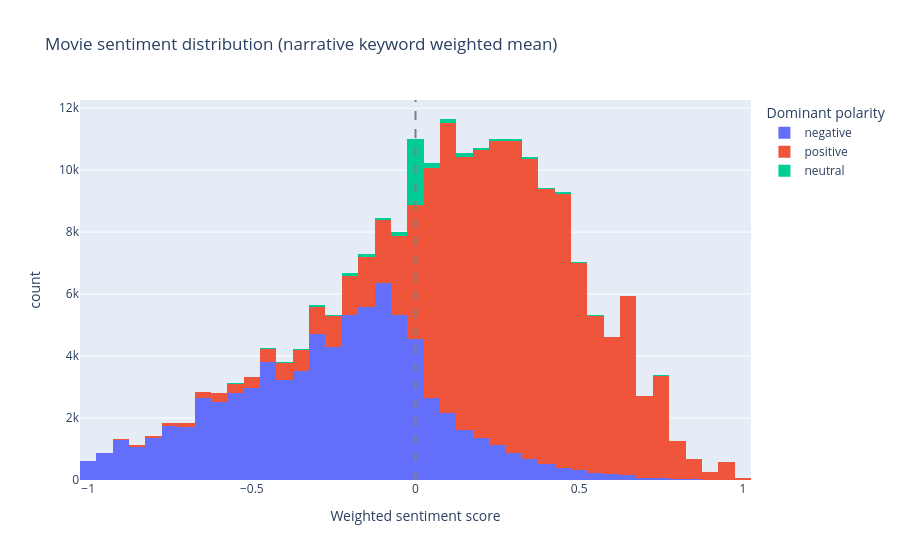

Notebook source saved alongside this figure:
### Code cell
fig = px.histogram(
    agg, x="sentiment_weighted", nbins=80,
    color="dominant_polarity",
    labels={"sentiment_weighted": "Weighted sentiment score", "dominant_polarity": "Dominant polarity"},
    title="Movie sentiment distribution (narrative keyword weighted mean)"
)
fig.add_vline(x=0, line_dash="dash", line_color="gray")
fig.show()

### Figure 1 — Plotly figure (JSON) as saved in the notebook; plotly's stock layout.template omitted (floating-point values rounded to 4 significant figures; data arrays with more than 128 entries replaced by an {"elided": "..."} marker saying what was removed)
{"data": [{"bingroup": "x", "hovertemplate": "Dominant polarity=negative<br>Weighted sentiment score=%{x}<br>count=%{y}<extra></extra>", "legendgroup": "negative", "marker": {"color": "#636efa", "pattern": {"shape": ""}}, "name": "negative", "nbinsx": 80, "orientation": "v", "showlegend": true, "type": "histogram", "x": {"elided": "78671 float values"}, "xaxis": "x", "yaxis": "y"}, {"bingroup": "x", "hovertemplate": "Dominant polarity=positive<br>Weighted sentiment score=%{x}<br>count=%{y}<extra></extra>", "legendgroup": "positive", "marker": {"color": "#EF553B", "pattern": {"shape": ""}}, "name": "positive", "nbinsx": 80, "orientation": "v", "showlegend": true, "type": "histogram", "x": {"elided": "129739 float values"}, "xaxis": "x", "yaxis": "y"}, {"bingroup": "x", "hovertemplate": "Dominant polarity=neutral<br>Weighted sentiment score=%{x}<br>count=%{y}<extra></extra>", "legendgroup": "neutral", "marker": {"color": "#00cc96", "pattern": {"shape": ""}}, "name": "neutral", "nbinsx": 80, "orientation": "v", "showlegend": true, "type": "histogram", "x": {"elided": "3605 float values"}, "xaxis": "x", "yaxis": "y"}], "layout": {"barmode": "relative", "legend": {"title": {"text": "Dominant polarity"}, "tracegroupgap": 0}, "shapes": [{"line": {"color": "gray", "dash": "dash"}, "type": "line", "x0": 0, "x1": 0, "xref": "x", "y0": 0, "y1": 1, "yref": "y domain"}], "title": {"text": "Movie sentiment distribution (narrative keyword weighted mean)"}, "xaxis": {"anchor": "y", "domain": [0.0, 1.0], "title": {"text": "Weighted sentiment score"}}, "yaxis": {"anchor": "x", "domain": [0.0, 1.0], "title": {"text": "count"}}}}
